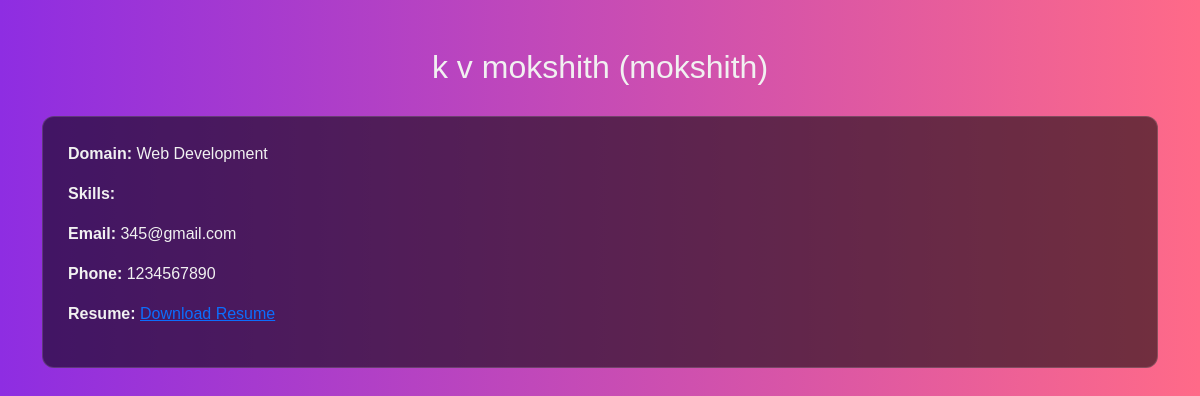
The page /view_user/3 on the database as committed earlier.
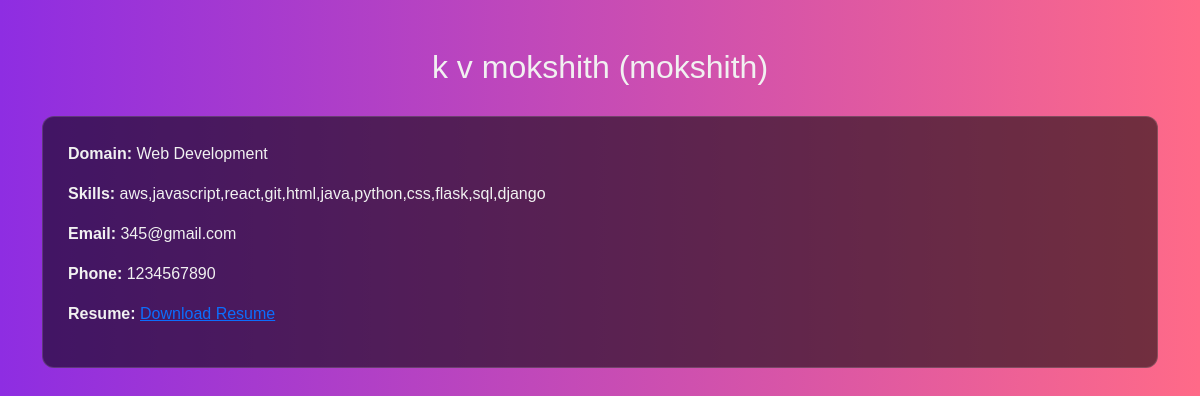
The same page on the database as committed later.
### tables this page shows
CREATE TABLE users (
            id INTEGER PRIMARY KEY AUTOINCREMENT,
            username TEXT UNIQUE NOT NULL,
            email TEXT UNIQUE NOT NULL,
            password TEXT NOT NULL,
            fullname TEXT,
            contact TEXT,
            resume TEXT,
            skills TEXT,
            domain TEXT
        );

### app.py (the view)
@app.route("/view_user/<int:user_id>")
def view_user(user_id):
    conn = get_db_connection()
    user = conn.execute("SELECT * FROM users WHERE id=?", (user_id,)).fetchone()
    conn.close()
    if not user:
        return "User not found", 404
    return render_template("view_user.html", user=user)

### app.py (called while the page is built)
def get_db_connection():
    conn = sqlite3.connect("users.db")
    conn.row_factory = sqlite3.Row
    return conn

### templates/view_user.html (shortened to what this page needs)
<!DOCTYPE html>
<html lang="en">
<head>
<link href="https://cdn.jsdelivr.net/npm/bootstrap@5.3.2/dist/css/bootstrap.min.css" rel="stylesheet">
</head>
<body class="container py-5">
<h2>{{ user.fullname }} ({{ user.username }})</h2>
<div class="details-card">
  <p><b>Domain:</b> {{ user.domain }}</p>
  <p><b>Skills:</b> {{ user.skills }}</p>
  <p><b>Email:</b> {{ user.email }}</p>
  <p><b>Phone:</b> {{ user.contact }}</p>
<p>
  <b>Resume:</b>
  {% if user.resume %}
    <a href="{{ url_for('download_resume', filename=user.resume) }}" download>Download Resume</a>
  {% else %}
    Not uploaded
  {% endif %}
</p>
</div>
</body>
</html>

### templates/view_user.html (style rules this page uses)
body { background: linear-gradient(to right, #8e2de2, #ff6a88); color: #f1f1f1; font-family: Arial, sans-serif; min-height:100vh; }
.details-card { background: rgba(0,0,0,0.55); padding:25px; border-radius:12px; border:1px solid rgba(255,255,255,0.15); margin-top:30px; }
h2,h3 { text-align:center; margin-bottom:20px; }

Rows that differ between the two databases and show on the page:
changed users "k v mokshith": skills (not shown) → "aws,javascript,react,git,html,java,python,css,flask,sql,django"
